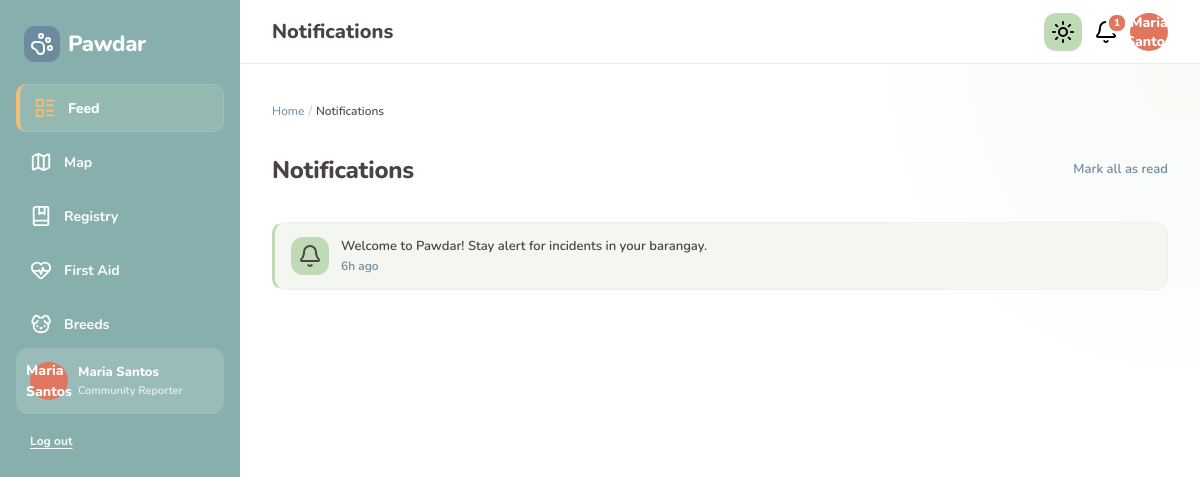
/notifications.php (signed in), run on the app's committed database.
### tables this page shows
CREATE TABLE IF NOT EXISTS notifications (
    notification_id INT AUTO_INCREMENT PRIMARY KEY,
    user_id INT NOT NULL,
    message VARCHAR(255) NOT NULL,
    is_read TINYINT NOT NULL DEFAULT 0,
    created_at DATETIME DEFAULT CURRENT_TIMESTAMP,
    link VARCHAR(255) NULL,
    FOREIGN KEY (user_id) REFERENCES user(UserID) ON DELETE CASCADE
);

### includes/notifications.php (called while the page is built, shortened)
<?php
function fetch_user_notifications(PDO $pdo, int $userId): array
{
    $stmt = $pdo->prepare('
        SELECT * FROM notifications
        WHERE user_id = :user_id
        ORDER BY created_at DESC
        LIMIT 100
    ');
    $stmt->execute([':user_id' => $userId]);
    return $stmt->fetchAll();
}
function notification_icon(string $type): string
{
    return match ($type) {
        'dog_match' => 'paw-print',
        'case_update' => 'shield',
        'rescue' => 'heart',
        'incident' => 'alert-triangle',
        default => 'bell',
    };
}

### notifications.php (the view, shortened to what this page needs)
<?php
require_once __DIR__ . '/includes/app-layout.php';
require_once __DIR__ . '/includes/notifications.php';
$pdo = db();
$userId = (int) $_SESSION['user_id'];
$items = fetch_user_notifications($pdo, $userId);
?>
<div class="feed-header flex justify-between items-center">
    <h1 class="feed-title">Notifications</h1>
    <a href="notifications.php?read_all=1" class="text-sm link-hover">Mark all as read</a>
</div>
<?php if (count($items) === 0): ?>
    <div class="feed-empty-state">
        <p class="feed-empty-title">You're all caught up</p>
        <a href="feed.php" class="btn-outline btn-sm">Browse your feed</a>
    </div>
<?php else: ?>
    <div class="notification-page-list">
        <?php foreach ($items as $item):
            $unread = !(int) $item['is_read'];
            $icon = notification_icon((string) ($item['notification_type'] ?? 'general'));
        ?>
            <a href="notifications.php?read=<?= (int) $item['notification_id'] ?>" class="notification-page-row<?= $unread ? ' is-unread' : '' ?>">
                <div class="icon-box icon-box-sm"><i data-lucide="<?= htmlspecialchars($icon) ?>"></i></div>
                <div class="flex-1">
                    <div class="text-sm"><?= htmlspecialchars((string) $item['message']) ?></div>
                    <div class="text-xs text-muted"><?= htmlspecialchars(time_elapsed_string((string) $item['created_at'])) ?></div>
                </div>
            </a>
        <?php endforeach; ?>
    </div>
<?php endif; ?>

### data on the page
notifications: message "Welcome to Pawdar! Stay alert for incidents in your barangay.", created_at "6h ago"

### other printed values
SITE_NAME "Pawdar"
$item['label'] "Feed"
$item['label'] "Map"
$item['label'] "Registry"
$item['label'] "First Aid"
$item['label'] "Breeds"
$userInitials "Maria Santos"
$userName "Maria Santos"
$userRole "Community Reporter"
$topbarTitle "Notifications"
$display "1"
$baseLabel "Home"
$crumb['label'] "Notifications"
